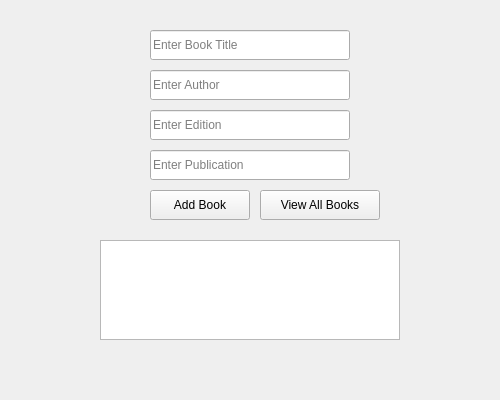
<ui version="4.0">
 <class>MainWindow</class>
 <widget class="QMainWindow" name="MainWindow">
  <property name="geometry">
   <rect><x>0</x><y>0</y><width>500</width><height>400</height></rect>
  </property>
  <widget class="QWidget" name="centralwidget">
   <widget class="QLineEdit" name="titleInput">
    <property name="placeholderText"><string>Enter Book Title</string></property>
    <property name="geometry"><rect><x>150</x><y>30</y><width>200</width><height>30</height></rect></property>
   </widget>
   <widget class="QLineEdit" name="authorInput">
    <property name="placeholderText"><string>Enter Author</string></property>
    <property name="geometry"><rect><x>150</x><y>70</y><width>200</width><height>30</height></rect></property>
   </widget>
   <widget class="QLineEdit" name="editionInput">
    <property name="placeholderText"><string>Enter Edition</string></property>
    <property name="geometry"><rect><x>150</x><y>110</y><width>200</width><height>30</height></rect></property>
   </widget>
   <widget class="QLineEdit" name="publicationInput">
    <property name="placeholderText"><string>Enter Publication</string></property>
    <property name="geometry"><rect><x>150</x><y>150</y><width>200</width><height>30</height></rect></property>
   </widget>
   <widget class="QPushButton" name="addButton">
    <property name="text"><string>Add Book</string></property>
    <property name="geometry"><rect><x>150</x><y>190</y><width>100</width><height>30</height></rect></property>
   </widget>
   <widget class="QPushButton" name="viewButton">
    <property name="text"><string>View All Books</string></property>
    <property name="geometry"><rect><x>260</x><y>190</y><width>120</width><height>30</height></rect></property>
   </widget>
   <widget class="QListWidget" name="bookList">
    <property name="geometry"><rect><x>100</x><y>240</y><width>300</width><height>100</height></rect></property>
   </widget>
  </widget>
 </widget>
 <resources/>
 <connections/>
</ui>
